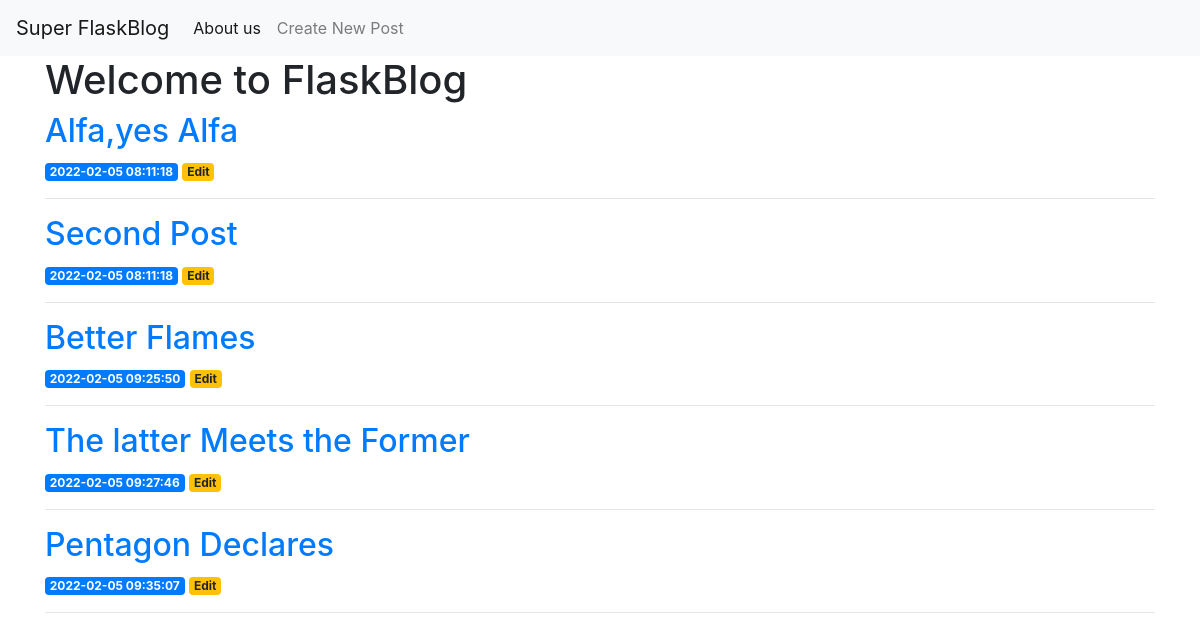
Before: / with the older database file.
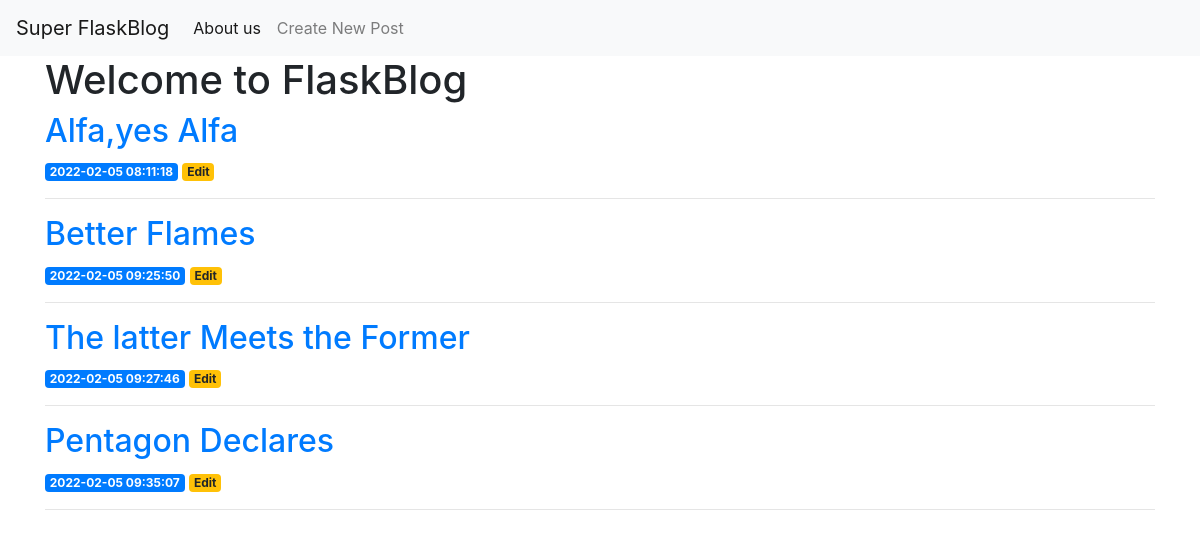
After: the same page with the newer database file.
### tables this page shows
CREATE TABLE posts (
    id INTEGER PRIMARY KEY AUTOINCREMENT,
    created TIMESTAMP NOT NULL DEFAULT CURRENT_TIMESTAMP,
    title TEXT NOT NULL,
    content TEXT NOT NULL
);

### app.py (the view)
@app.route('/')
def index():
    conn = get_db_connection()
    posts = conn.execute('SELECT * FROM Posts').fetchall()
    conn.close()
    return render_template('index.html', posts=posts)

### app.py (called while the page is built)
def get_db_connection():
    conn = sqlite3.connect('database.db')
    conn.row_factory = sqlite3.Row
    return conn

### templates/index.html
{% extends 'base.html' %}
{% block content %}
    <h1>{% block title %} Welcome to FlaskBlog {% endblock %}</h1>
        {% for post in posts %}
        <a href="{{ url_for('post', post_id=post['id']) }}">
            <h2> {{ post['title'] }} </h2>
        </a>
        <span class="badge badge-primary">{{ post['created'] }}</span>
        <a href="{{ url_for('editPost', id=post['id']) }}">
            <span class="badge badge-warning">Edit</span>
        </a>
        <hr>
        {% endfor %}
{% endblock %}

Changed rows visible on the page:
removed posts: title "Second Post", created "2022-02-05 08:11:18"
